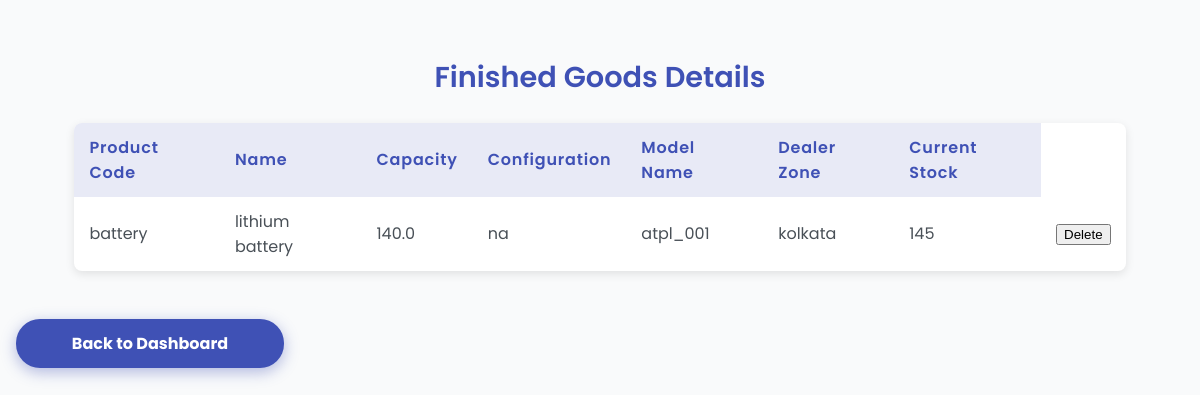
/show_finished_goods, run on the app's committed database.
### app.py (models this page shows)
class FinishedProduct(db.Model):
    id = db.Column(db.Integer, primary_key=True)
    product_code = db.Column(db.String(50), unique=True, nullable=False)
    name = db.Column(db.String(100), nullable=False)
    rate = db.Column(db.Float(50))
    capacity = db.Column(db.Float(50))
    configuration = db.Column(db.String(100))
    model_name = db.Column(db.String(100))
    dealer_zone = db.Column(db.String(100))
    current_stock = db.Column(db.Integer)

### app.py (the view)
@app.route('/show_finished_goods')
def show_finished_goods():
    products = FinishedProduct.query.all()
    return render_template('show_finished_goods.html', products=products)

### templates/show_finished_goods.html (shortened to what this page needs)
<!DOCTYPE html>
<html lang="en">
<head>
</head>
<body>
<h2>Finished Goods Details</h2>
<table role="grid" aria-label="Finished Goods Details">
  <thead>
    <tr>
      <th scope="col">Product Code</th>
      <th scope="col">Name</th>
      <th scope="col">Capacity</th>
      <th scope="col">Configuration</th>
      <th scope="col">Model Name</th>
      <th scope="col">Dealer Zone</th>
      <th scope="col">Current Stock</th>
    </tr>
  </thead>
  <tbody>
    {% for p in products %}
    <tr>
      <td>{{ p.product_code }}</td>
      <td>{{ p.name }}</td>
      <td>{{ p.capacity }}</td>
      <td>{{ p.configuration }}</td>
      <td>{{ p.model_name }}</td>
      <td>{{ p.dealer_zone }}</td>
      <td>{{ p.current_stock }}</td>
    <td>
        <form action="{{ url_for('delete_finished_product', id=p.id) }}" method="POST" onsubmit="return confirm('Are you sure you want to delete this finished product?');">
            <button type="submit" class="btn btn-sm btn-danger">Delete</button>
        </form>
    </td>
    </tr>
    {% else %}
    <tr class="empty-row">
      <td colspan="7" aria-live="polite">No finished goods found.</td>
    </tr>
    {% endfor %}
  </tbody>
</table>
<a href="{{ url_for('dashboard') }}" class="button" aria-label="Back to Dashboard">Back to Dashboard</a>
</body>
</html>

### templates/show_finished_goods.html (style rules this page uses)
body { font-family: 'Poppins', sans-serif; background-color: #f9fafb; color: #343a40; margin: 0; padding: 2rem 1rem 3rem; min-height: 100vh; }
h2 { text-align: center; font-weight: 600; margin-bottom: 1.5rem; font-size: 1.8rem; color: #3f51b5; }
table { width: 90%; max-width: 1100px; margin: 0 auto; border-collapse: collapse; background-color: #ffffff; border-radius: 8px; box-shadow: 0 3px 10px rgba(0, 0, 0, 0.1); overflow: hidden; }
thead tr { background-color: #e8eaf6; }
thead th { padding: 12px 15px; text-align: left; font-weight: 600; letter-spacing: 0.05em; color: #3f51b5; }
tbody tr { border-bottom: 1px solid #dee2e6; }
tbody tr:last-child { border-bottom: none; }
tbody td { padding: 12px 15px; color: #495057; }
a.button { display: inline-block; margin: 3rem auto 0 auto; padding: 12px 24px; background-color: #3f51b5; color: #ffffff; font-weight: 700; font-size: 1rem; text-align: center; border-radius: 24px; cursor: pointer; user-select: none; text-decoration: none; box-shadow: 0 4px 15px rgba(63, 81, 181, 0.4); transition: background-color 0.3s ease, box-shadow 0.3s ease; width: 220px; }

### data on the page
FinishedProduct: product_code "battery", name "lithium battery", capacity "140.0", configuration "na", model_name "atpl_001", dealer_zone "kolkata", current_stock "145"
